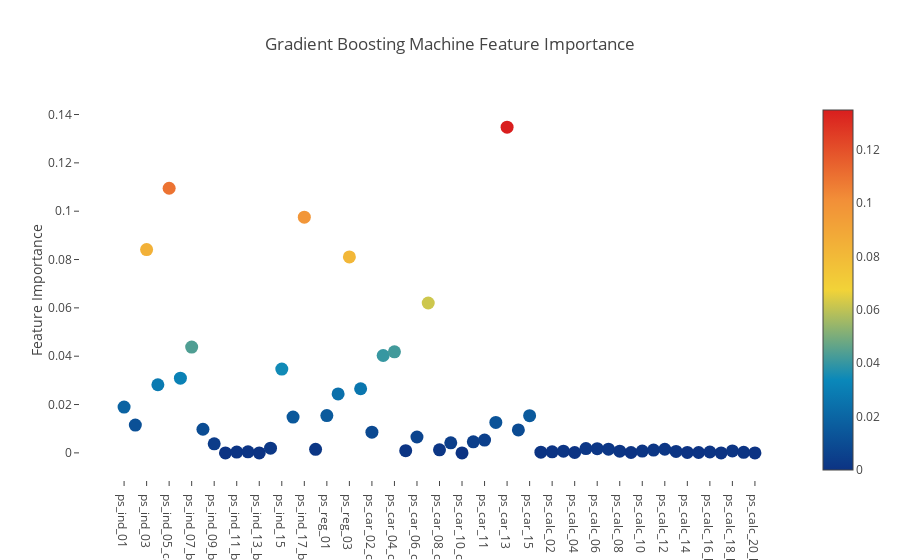

Notebook code for this chart:
### Code cell
trace = go.Scatter(
    y = gb.feature_importances_,
    x = features,
    mode='markers',
    marker=dict(
        sizemode = 'diameter',
        sizeref = 1,
        size = 13,
        #size= rf.feature_importances_,
        #color = np.random.randn(500), #set color equal to a variable
        color = gb.feature_importances_,
        colorscale='Portland',
        showscale=True
    ),
    text = features
)
data = [trace]

layout= go.Layout(
    autosize= True,
    title= 'Gradient Boosting Machine Feature Importance',
    hovermode= 'closest',
     xaxis= dict(
         ticklen= 5,
         showgrid=False,
        zeroline=False,
        showline=False
     ),
    yaxis=dict(
        title= 'Feature Importance',
        showgrid=False,
        zeroline=False,
        ticklen= 5,
        gridwidth= 2
    ),
    showlegend= False
)
fig = go.Figure(data=data, layout=layout)
py.iplot(fig,filename='scatter2010')

### Figure 1 — Plotly figure (JSON) as saved in the notebook; plotly's stock layout.template omitted (floating-point values rounded to 4 significant figures)
{"data": [{"marker": {"color": [0.01894, 0.01149, 0.08412, 0.02818, 0.1095, 0.0309, 0.04378, 0.009773, 0.003726, 0, 0.0003235, 0.0004158, 0, 0.001965, 0.03467, 0.01479, 0.09752, 0.00145, 0.01544, 0.02437, 0.08109, 0.02654, 0.008584, 0.0403, 0.0418, 0.0008965, 0.006565, 0.06202, 0.001271, 0.004174, 0, 0.004577, 0.005278, 0.01261, 0.1348, 0.009484, 0.01537, 0.000286, 0.0004461, 0.0007148, 0.0001654, 0.00176, 0.001749, 0.001539, 0.0007188, 0.0001617, 0.0007279, 0.00115, 0.0015, 0.0006197, 0.0001913, 0.000162, 0.0003524, 0, 0.0007964, 0.0002346, 0], "colorscale": "Portland", "showscale": true, "size": 13, "sizemode": "diameter", "sizeref": 1}, "mode": "markers", "text": ["ps_ind_01", "ps_ind_02_cat", "ps_ind_03", "ps_ind_04_cat", "ps_ind_05_cat", "ps_ind_06_bin", "ps_ind_07_bin", "ps_ind_08_bin", "ps_ind_09_bin", "ps_ind_10_bin", "ps_ind_11_bin", "ps_ind_12_bin", "ps_ind_13_bin", "ps_ind_14", "ps_ind_15", "ps_ind_16_bin", "ps_ind_17_bin", "ps_ind_18_bin", "ps_reg_01", "ps_reg_02", "ps_reg_03", "ps_car_01_cat", "ps_car_02_cat", "ps_car_03_cat", "ps_car_04_cat", "ps_car_05_cat", "ps_car_06_cat", "ps_car_07_cat", "ps_car_08_cat", "ps_car_09_cat", "ps_car_10_cat", "ps_car_11_cat", "ps_car_11", "ps_car_12", "ps_car_13", "ps_car_14", "ps_car_15", "ps_calc_01", "ps_calc_02", "ps_calc_03", "ps_calc_04", "ps_calc_05", "ps_calc_06", "ps_calc_07", "ps_calc_08", "ps_calc_09", "ps_calc_10", "ps_calc_11", "ps_calc_12", "ps_calc_13", "ps_calc_14", "ps_calc_15_bin", "ps_calc_16_bin", "ps_calc_17_bin", "ps_calc_18_bin", "ps_calc_19_bin", "ps_calc_20_bin"], "type": "scatter", "uid": "c0232782-b311-4031-b23d-06d9c9f9a380", "x": ["ps_ind_01", "ps_ind_02_cat", "ps_ind_03", "ps_ind_04_cat", "ps_ind_05_cat", "ps_ind_06_bin", "ps_ind_07_bin", "ps_ind_08_bin", "ps_ind_09_bin", "ps_ind_10_bin", "ps_ind_11_bin", "ps_ind_12_bin", "ps_ind_13_bin", "ps_ind_14", "ps_ind_15", "ps_ind_16_bin", "ps_ind_17_bin", "ps_ind_18_bin", "ps_reg_01", "ps_reg_02", "ps_reg_03", "ps_car_01_cat", "ps_car_02_cat", "ps_car_03_cat", "ps_car_04_cat", "ps_car_05_cat", "ps_car_06_cat", "ps_car_07_cat", "ps_car_08_cat", "ps_car_09_cat", "ps_car_10_cat", "ps_car_11_cat", "ps_car_11", "ps_car_12", "ps_car_13", "ps_car_14", "ps_car_15", "ps_calc_01", "ps_calc_02", "ps_calc_03", "ps_calc_04", "ps_calc_05", "ps_calc_06", "ps_calc_07", "ps_calc_08", "ps_calc_09", "ps_calc_10", "ps_calc_11", "ps_calc_12", "ps_calc_13", "ps_calc_14", "ps_calc_15_bin", "ps_calc_16_bin", "ps_calc_17_bin", "ps_calc_18_bin", "ps_calc_19_bin", "ps_calc_20_bin"], "y": [0.01894, 0.01149, 0.08412, 0.02818, 0.1095, 0.0309, 0.04378, 0.009773, 0.003726, 0, 0.0003235, 0.0004158, 0, 0.001965, 0.03467, 0.01479, 0.09752, 0.00145, 0.01544, 0.02437, 0.08109, 0.02654, 0.008584, 0.0403, 0.0418, 0.0008965, 0.006565, 0.06202, 0.001271, 0.004174, 0, 0.004577, 0.005278, 0.01261, 0.1348, 0.009484, 0.01537, 0.000286, 0.0004461, 0.0007148, 0.0001654, 0.00176, 0.001749, 0.001539, 0.0007188, 0.0001617, 0.0007279, 0.00115, 0.0015, 0.0006197, 0.0001913, 0.000162, 0.0003524, 0, 0.0007964, 0.0002346, 0]}], "layout": {"autosize": true, "hovermode": "closest", "showlegend": false, "title": {"text": "Gradient Boosting Machine Feature Importance"}, "xaxis": {"showgrid": false, "showline": false, "ticklen": 5, "zeroline": false}, "yaxis": {"gridwidth": 2, "showgrid": false, "ticklen": 5, "title": {"text": "Feature Importance"}, "zeroline": false}}}
